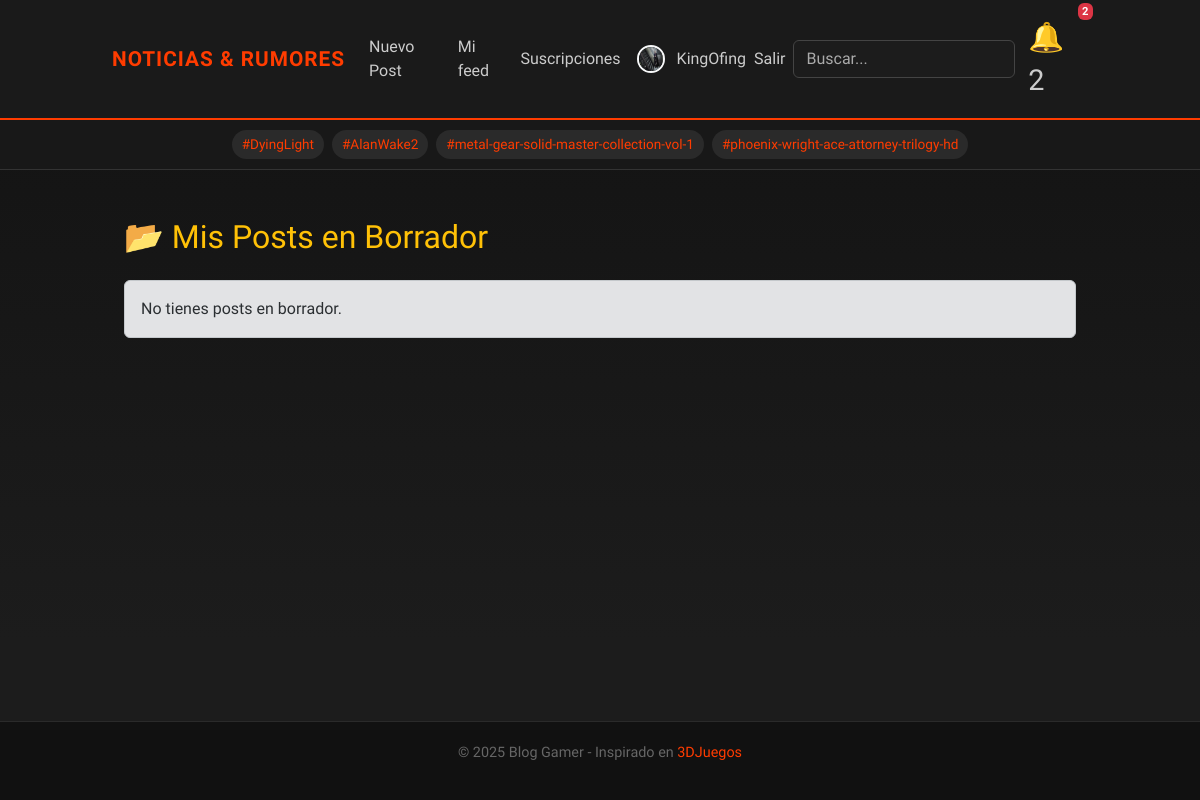
Screenshot of /my-drafts/ (signed in) with the database file from the repository.
### blog/models.py (models this page shows, shortened)
class Profile(models.Model):
    user = models.OneToOneField(User, on_delete=models.CASCADE, related_name='profile')
    avatar = models.ImageField(upload_to='avatars/', blank=True, null=True)
    bio = models.TextField(blank=True, verbose_name="Biografía")
    name = models.CharField(
        max_length=100, blank=True, null=True,
        verbose_name="Nombre completo",
        help_text="Tu nombre real o el que quieras mostrar públicamente."
    )
    phone = models.CharField(
        max_length=20, blank=True, null=True,
        verbose_name="Teléfono",
        help_text="Número de contacto (opcional)."
    )
    location = models.CharField(
        max_length=100, blank=True, null=True,
        verbose_name="Ubicación",
        help_text="Ciudad o país donde te encuentras."
    )
    interests = models.CharField(
        max_length=255, blank=True, null=True,
        verbose_name="Intereses",
        help_text="Ej: Programación, Música, Deportes..."
    )

### blog/views.py (the view)
# urls.py: path("my-drafts/", views.my_drafts, name="my_drafts"),
@login_required
def my_drafts(request):
    drafts = Post.objects.filter(author=request.user, status="draft").order_by("-created")
    return render(request, "my_drafts.html", {"drafts": drafts})

### blog/context_processors.py (called while the page is built)
def unread_notifications(request):
    if request.user.is_authenticated:
        return {
            "unread_count": request.user.notifications.filter(is_read=False).count(),
            "notifications": request.user.notifications.all().order_by("-created_at")[:8],
        }
    return {"unread_count": 0, "notifications": []}

def global_tags(request):
    return {"all_tags": Tag.objects.all()[:15]}

def latest_notifications(request):
    if request.user.is_authenticated:
        return {
            "notifications": request.user.notifications.all().order_by("-created_at")[:8]
        }
    return {"notifications": []}

### blog/models.py (called while the page is built)
    def get_absolute_url(self):
        return reverse('blog:post_detail', args=[self.slug])

### blog/templates/my_drafts.html (shortened to what this page needs)
{% extends "base.html" %}
{% block content %}
<div class="container mt-4">
  <h2 class="mb-4 text-warning">📂 Mis Posts en Borrador</h2>
  {% if drafts %}
    <div class="drafts-container p-3">
      <div class="row g-3">
        {% for p in drafts %}
          <div class="col-md-6 col-lg-4">
            <div class="card draft-card bg-dark border-secondary h-100 shadow-sm">
              {% if p.cover %}
                <img src="{{ p.cover.url }}" class="card-img-top"
                     alt="Portada de {{ p.title }}"
                     style="height:160px; object-fit:cover; border-radius:10px 10px 0 0;">
              {% else %}
                <div class="d-flex align-items-center justify-content-center bg-secondary"
                     style="height:160px; border-radius:10px 10px 0 0; color:#bbb;">
                  📷 Sin imagen
                </div>
              {% endif %}
              <div class="card-body d-flex flex-column">
                <h5 class="card-title text-warning text-truncate" title="{{ p.title }}">
                  {{ p.title }}
                </h5>
                <p class="text-muted mb-1" style="font-size:0.85rem;">📅 {{ p.created|date:"d/m/Y g:i a" }}</p>
                <p class="card-text text-light text-truncate" style="max-height:40px; font-size:0.9rem;">
                  {{ p.excerpt|default:"(Sin resumen)" }}
                </p>
                <div class="mt-auto">
                  <a href="{% url 'blog:post_edit' p.slug %}"
                     class="btn btn-sm btn-warning w-100 fw-bold">
                    ✏️ Editar
                  </a>
                </div>
              </div>
            </div>
          </div>
        {% endfor %}
      </div>
    </div>
  {% else %}
    <div class="alert alert-secondary">No tienes posts en borrador.</div>
  {% endif %}
</div>
{% endblock %}

### blog/templates/base.html (shortened to what this page needs)
<!doctype html>
<html lang="es">
<head>
  {% load static %}
  <link rel="stylesheet" href="{% static 'css/style.css' %}?v=11">
  <link href="https://cdn.jsdelivr.net/npm/bootstrap@5.3.3/dist/css/bootstrap.min.css" rel="stylesheet">
</head>
<body>
<nav class="navbar navbar-expand-lg navbar-dark">
  <div class="container">
    <a class="navbar-brand" href="{% url 'blog:post_list' %}">Noticias & Rumores</a>
    <div class="collapse navbar-collapse" id="navbarNav">
      <ul class="navbar-nav ms-auto align-items-center">
        {% if user.is_authenticated %}
          <li class="nav-item"><a class="nav-link" href="{% url 'blog:post_create' %}">Nuevo Post</a></li>
          <li class="nav-item"><a class="nav-link" href="{% url 'blog:my_personal_feed' %}">Mi feed</a></li>
          <li class="nav-item"><a class="nav-link" href="{% url 'blog:my_subscriptions' %}">Suscripciones</a></li>
          <li class="nav-item">
            <a class="nav-link d-flex align-items-center" href="{% url 'blog:profile' %}">
              <img src="{% if user.profile.avatar %}{{ user.profile.avatar.url }}{% else %}{% static 'img/default-avatar.png' %}{% endif %}"
                  alt="avatar"
                  width="28" height="28"
                  class="rounded-circle border border-2 border-light me-2">
              <span class="ms-1">{{ user.username }}</span>
            </a>
          </li>
          <li class="nav-item">
            <form method="post" action="{% url 'blog:logout' %}" style="display:inline;">
              <button type="submit" class="nav-link btn btn-link p-0" style="color:#ccc; text-decoration:none;">Salir</button>
            </form>
          </li>
        {% else %}
          <li class="nav-item"><a class="nav-link" href="{% url 'blog:login' %}">Entrar</a></li>
          <li class="nav-item"><a class="nav-link" href="{% url 'blog:signup' %}">Crear cuenta</a></li>
        {% endif %}
        <li class="nav-item">
          <form class="d-flex ms-2" method="get" action="{% url 'blog:search' %}">
            <input class="form-control" type="search" name="q" placeholder="Buscar...">
          </form>
        </li>
        <li class="nav-item">
          <div class="dropdown">
            <a href="#" class="nav-link notif-bell position-relative" id="notifDropdown"
               data-bs-toggle="dropdown" aria-expanded="false">
              🔔
              {% if user.is_authenticated and unread_count > 0 %}
                <span class="badge bg-danger">{{ unread_count }}</span>
                  {% if unread_count > 9 %}9+{% else %}{{ unread_count }}{% endif %}
              {% endif %}
            </a>
          </div>
        </li>
      </ul>
    </div>
  </div>
</nav>
<div class="tags-bar text-center">
  {% for tag in all_tags %}
    {% if tag.slug %}
      <a href="{% url 'blog:post_by_tag' tag.slug %}">#{{ tag.name }}</a>
    {% endif %}
  {% empty %}
    <span class="text-muted">No hay tags todavía</span>
  {% endfor %}
</div>
<div class="container mt-4">
  {% block content %}{% endblock %}
</div>
<footer>
  <div class="container">
    <p>&copy; {{ year|default:2025 }} Blog Gamer - Inspirado en
      <a href="https://www.3djuegos.com/" target="_blank">3DJuegos</a>
    </p>
  </div>
</footer>
</body>
</html>

### static/css/style.css (style rules this page uses)
.notif-bell { position: relative; font-size: 1.8rem; color: #ff3c00 !important; transition: transform 0.2s, text-shadow 0.2s; margin-left: 5px; }
.notif-bell .badge { position: absolute; top: -5px; right: -5px; font-size: 0.7rem; padding: 0.25em 0.4em; }
input[type="text"], input[type="email"], input[type="password"], textarea, select, .form-control { background: #1c1c1c !important; color: #f5f5f5 !important; border: 1px solid #444 !important; border-radius: 6px; padding: 10px 12px; }
input::placeholder, textarea::placeholder { color: #aaa !important; }

### blog/templates/base.html (style rules this page uses)
body { font-family: 'Rajdhani', sans-serif; background: linear-gradient(180deg, #121212, #1c1c1c 80%); color: #ddd; min-height: 100vh; display: flex; flex-direction: column; }
.navbar { background: #1a1a1a !important; border-bottom: 2px solid #ff3c00; position: relative; }
.navbar-brand { font-weight: 700; font-size: 1.3rem; color: #ff3c00 !important; text-transform: uppercase; letter-spacing: 1px; }
.navbar-nav .nav-link { color: #ccc !important; transition: all .2s ease; }
.form-control { background: #2a2a2a; border: 1px solid #444; color: #fff; border-radius: 6px; }
.form-control::placeholder { color: #aaa; }
.notif-bell { position: relative; font-size: 1.8rem; color: #ff3c00 !important; transition: transform 0.2s, text-shadow 0.2s; margin-left: 5px; }
.container { flex: 1; max-width: 1000px; }
.tags-bar { background: #181818; border-bottom: 1px solid #333; padding: 8px 0; }
.tags-bar a { background: #2a2a2a; color: #ff3c00; font-size: 0.85rem; padding: 4px 10px; margin: 2px; border-radius: 20px; text-decoration: none; transition: 0.2s; display: inline-block; }
button, input[type="submit"] { background: #ff3c00; color: #fff; border: none; border-radius: 6px; padding: 10px 18px; font-weight: bold; cursor: pointer; transition: 0.2s; }
footer { background: #111; color: #666; padding: 20px 0; text-align: center; font-size: 0.9rem; border-top: 1px solid #2a2a2a; }
footer a { color: #ff3c00; text-decoration: none; }
.notif-bell .badge { position: absolute; top: -5px; right: -5px; font-size: 0.7rem; padding: 0.25em 0.4em; }

### rows the page displays
Tag: name "DyingLight"
Tag: name "AlanWake2"
Tag: name "metal-gear-solid-master-collection-vol-1"
Tag: name "phoenix-wright-ace-attorney-trilogy-hd"

### other values shown
{{ user.username }} "KingOfing"
{{ unread_count }} "2"
{{ year|default:2025 }} "2025"
